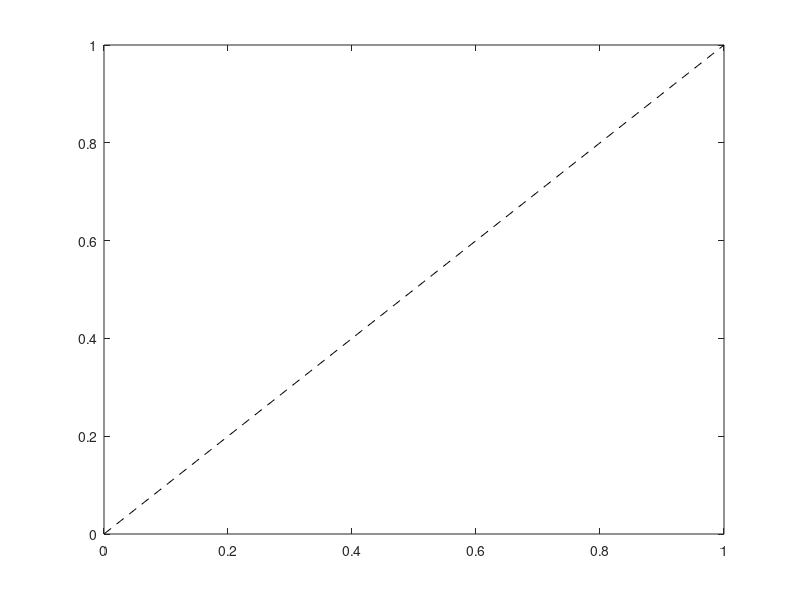

MATLAB code to generate this figure:
function plotfortyfive(varargin)
% PLOTFORTYFIVE ...
%
%   ...

%% VERSION INFO
% AUTHOR    : Elmar Mertens
% $DATE     : 18-Jul-2021 22:34:15 $
% $Revision : 1.00 $
% DEVELOPED : 9.10.0.1684407 (R2021a) Update 3
% FILENAME  : plotfortyfive.m

if isempty(varargin)
    plot(xlim, xlim, 'k--')
else
    plot(xlim, xlim, varargin{:})
end
